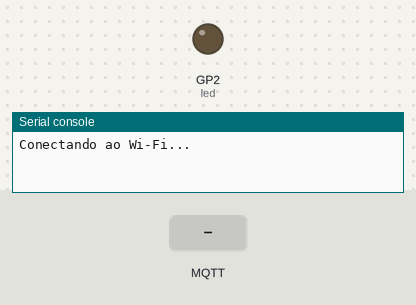
Bench run of a program on a simulated Raspberry Pi Pico running MicroPython. On the bench: output pins drawn as LEDs (lit = HIGH), the last lines printed to the serial console. Dashed ring = blinking. The test bench sets the inputs (shaded band). WiFi joins after 1.5 s; random numbers come from a fixed seed; no MQTT or app messages arrive unless stated; values from a settings file that is not in the repository are placeholders.

Above: at 1.2 s.
1.3 s: MQTT message "temperatura" arrives on the first subscribed topic
At 1.8 s:
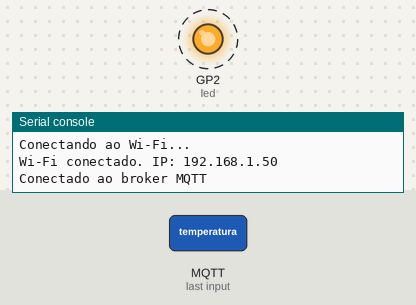
4.3 s: MQTT message "1" arrives on the first subscribed topic
Timing chart, 0 to 11.9 s (numbered marks = the images above; inputs shaded):
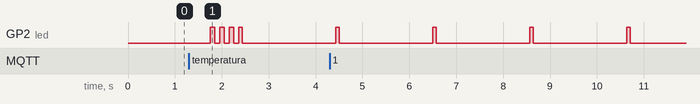

The program:

main.py
```python
import time
import json
import random
import network
from machine import Pin
from umqtt.simple import MQTTClient
import config

T_SENSORES = b"cultivia/sensores"
T_ESTADO = b"cultivia/estado"
T_SETPOINT = b"cultivia/comandos/setpoint"

INTERVALO_MS = 2000

led = Pin(2, Pin.OUT)  # led da placa, na maioria dos devkits é o GPIO 2
led.value(0)

# não tem sensor ligado, então os valores vão andando sozinhos até o alvo
temperatura = 25.0
umidade = 50.0
alvo = {"temperatura": 25.0, "umidade": 50.0}
alvo_mudou = True


def limitar(valor, minimo, maximo):
    return max(minimo, min(valor, maximo))


def pisca(vezes=1, ms=80):
    # 1 piscada = mandou leitura, 3 = conectou no broker
    for _ in range(vezes):
        led.value(1)
        time.sleep_ms(ms)
        led.value(0)
        time.sleep_ms(ms)


def conecta_wifi(timeout_s=15):
    wlan = network.WLAN(network.STA_IF)
    wlan.active(True)
    if not wlan.isconnected():
        print("Conectando ao Wi-Fi...")
        wlan.connect(config.WIFI_SSID, config.WIFI_PASSWORD)
        inicio = time.ticks_ms()
        while not wlan.isconnected():
            if time.ticks_diff(time.ticks_ms(), inicio) > timeout_s * 1000:
                raise OSError("timeout Wi-Fi")
            time.sleep_ms(200)
    print("Wi-Fi conectado. IP:", wlan.ifconfig()[0])


def ao_receber(topico, msg):
    # alvo novo vindo do site, ex: {"temperatura": 28, "umidade": 60}
    global alvo_mudou
    try:
        dados = json.loads(msg)
        if "temperatura" in dados:
            alvo["temperatura"] = limitar(float(dados["temperatura"]), 0, 50)
        if "umidade" in dados:
            alvo["umidade"] = limitar(float(dados["umidade"]), 0, 100)
        alvo_mudou = True
        print("Alvos do site:", alvo)
    except Exception as e:
        print("Mensagem invalida:", e)


def publica_estado(client):
    global alvo_mudou
    estado = {"online": 1, "setpoint": alvo}
    client.publish(T_ESTADO, json.dumps(estado), retain=True)
    alvo_mudou = False


def conecta_mqtt():
    client = MQTTClient(
        config.CLIENT_ID, config.MQTT_BROKER, port=config.MQTT_PORT,
        user=config.MQTT_USER, password=config.MQTT_PASSWORD, keepalive=30,
    )
    # se a placa cair o broker publica isso no lugar dela e o site mostra offline
    client.set_last_will(T_ESTADO, b'{"online": 0}', retain=True)
    client.set_callback(ao_receber)
    client.connect()
    client.subscribe(T_SETPOINT)
    publica_estado(client)
    print("Conectado ao broker MQTT")
    pisca(3, 100)
    return client


def simula():
    # anda 10% em direção ao alvo + um ruído pequeno
    global temperatura, umidade
    temperatura += (alvo["temperatura"] - temperatura) * 0.1 + random.uniform(-0.4, 0.4)
    umidade += (alvo["umidade"] - umidade) * 0.1 + random.uniform(-1.0, 1.0)
    temperatura = limitar(temperatura, 0, 50)
    umidade = limitar(umidade, 0, 100)
    # mesmo formato da BitDogLab, as chaves tem que bater com o telegraf.conf
    return {
        "modo": "joystick",
        "temperatura": round(temperatura, 2),
        "umidade": round(umidade, 2),
        "temperatura_ideal": alvo["temperatura"],
        "umidade_ideal": alvo["umidade"],
    }


def main():
    client = None
    ultimo_envio = 0
    while True:
        try:
            if client is None:
                conecta_wifi()
                client = conecta_mqtt()

            client.check_msg()  # se chegou algo chama o ao_receber
            if alvo_mudou:
                publica_estado(client)

            agora = time.ticks_ms()
            if time.ticks_diff(agora, ultimo_envio) >= INTERVALO_MS:
                msg = json.dumps(simula())
                client.publish(T_SENSORES, msg)
                print("Publicado:", msg)
                pisca()
                ultimo_envio = agora

            time.sleep_ms(100)
        except OSError as e:
            # caiu a rede, zera o client e na próxima volta conecta tudo de novo
            print("Erro, reconectando:", e)
            client = None
            led.value(0)
            time.sleep(2)


main()
```

Measured:
- by itself, GP2 (led): alternates HIGH for 0.08 s and LOW for 2.0 s
